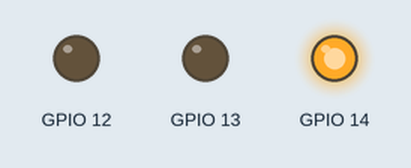
Simulated run of this program. Board: ESP32. On the bench: output pins drawn as LEDs (lit = HIGH). WiFi joins after 1.5 s; servers stay silent unless stated.

Above: at 1.7 s.
At 2.7 s:
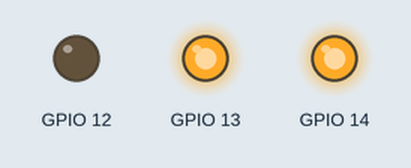
At 3.2 s:
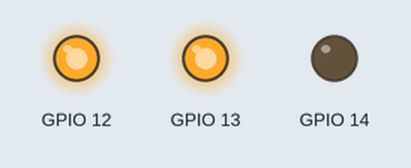
At 4.2 s:
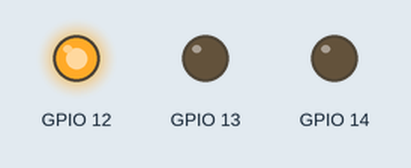
At 5.2 s:
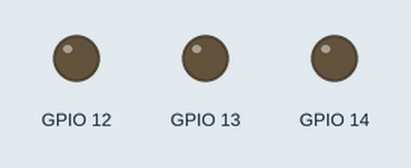
At 6.3 s:
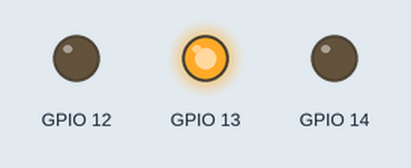
Timing chart, 0 to 6.8 s (numbered marks = the images above):
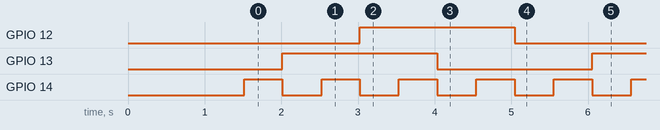

The program:

main.cpp
```cpp
// (licence header left out)
//ASSIGNMENT
#include <WiFi.h>
#include <WiFiUdp.h>
#include <ArduinoOTA.h>

//    Can be client or even host   //
#ifndef STASSID
#define STASSID "GalaxyM14"  // Replace with your network credentials
#define STAPSK  "prasanna2801"
#endif


const char* ssid = STASSID;
const char* password = STAPSK;


void OTAsetup() {
  WiFi.mode(WIFI_STA);
  WiFi.begin(ssid, password);
  while (WiFi.waitForConnectResult() != WL_CONNECTED) {
    delay(5000);
    ESP.restart();
  }
  ArduinoOTA.begin();
}

void OTAloop() {
  ArduinoOTA.handle();
}

//-------------------------------------------------------//

void setup(){
  OTAsetup();
  pinMode(12 , OUTPUT);
  pinMode(13 , OUTPUT);
  pinMode (14, OUTPUT);

}
bool q1 =false,  q2 = false;
void loop() {
  OTAloop();
  delay(10);  // If no custom loop code ensure to have a delay in loop


  digitalWrite(14, HIGH);


  bool j1 = q1 || q2;
  bool k1 = !q1 || !q2;
  bool j2 = !q1 || q2;
  bool k2 = q1 || !q2;


  bool q1n = (j1&!q1)||(!k1&q1);
  bool q2n = (j2&!q2) || (!k2&q2);
  q1 = q1n;
  q2 = q2n;
  delay(500);

  digitalWrite(12, q1);
  digitalWrite(13, q2);

  digitalWrite(14, LOW);
  delay(500);
  }
```

Measured:
- by itself, GPIO 12, GPIO 13: alternates HIGH for 2.0 s and LOW for 2.0 s
- by itself, GPIO 14: alternates HIGH for 0.50 s and LOW for 0.51 s
- by itself, everything shown: repeats every 4.0 s, in 8 steps
